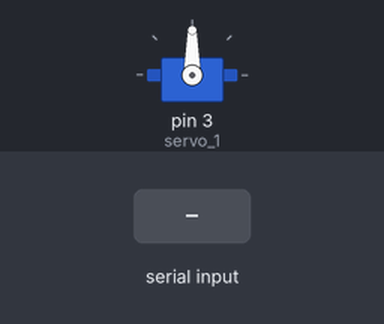
Simulated run of this sketch. Board: Arduino Uno, built with avr-gcc and run on an emulated ATmega328P. Parts: servo. The inputs (shaded band) are chosen by the test bench.

Above: at 1.2 s.
1.3 s: "Q" received over Serial
At 2.5 s:
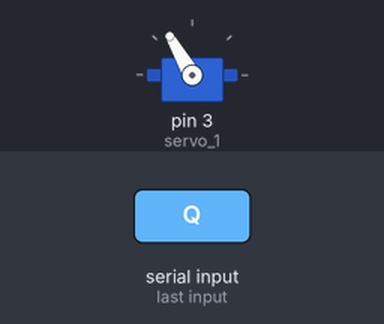
2.8 s: "W" received over Serial
At 3.7 s:
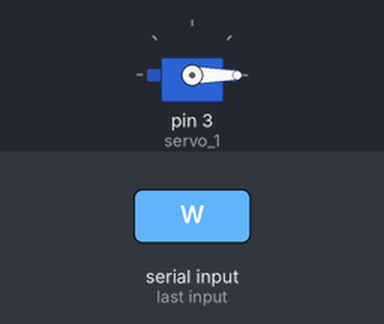
Timing chart, 0 to 5.8 s (numbered marks = the images above; inputs shaded):
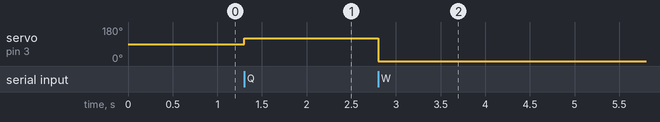

The sketch:

single_detector.ino
```cpp
//detector individual arduino-dlib

#include <Servo.h>
Servo servo_1;

// al presionar reset inicia la secuencia
void setup() {
  Serial.begin(9600);

 servo_1.attach(3);
}

// ciclo infinito
void loop() {
  if(Serial.available()) {
    char in = Serial.read();


if(in == 'Q'){
   servo_1.write(120);

 }
 if (in == 'W'){
    servo_1.write(0);
  }
}
}
```

Measured:
- after the input at 1.3 s, servo on pin 3 (servo_1): 90° → 120° at once
- after the input at 2.8 s, servo on pin 3 (servo_1): 120° → 0° at once
